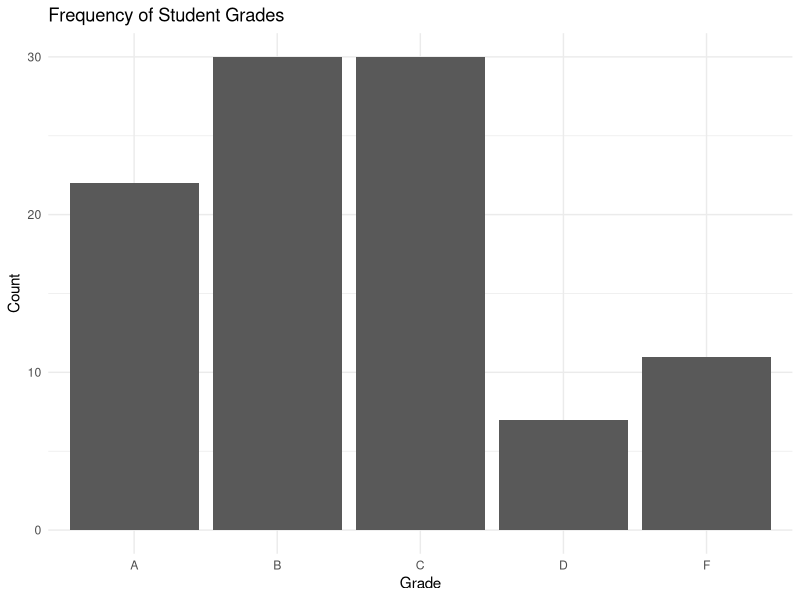

Generate this figure with R:
library(tidyverse)

set.seed(123)
num_students <- 100
grades <- sample(c("A", "B", "C", "D", "F"), num_students, replace = TRUE, prob = c(0.2, 0.3, 0.3, 0.1, 0.1))

student_data <- data.frame(Grade = grades)

ggplot(student_data, aes(x = Grade)) +
  geom_bar() +
  scale_x_discrete(limits = c("A", "B", "C", "D", "F")) +
  labs(
    title = "Frequency of Student Grades",
    x = "Grade",
    y = "Count"
  ) +
  theme_minimal()

